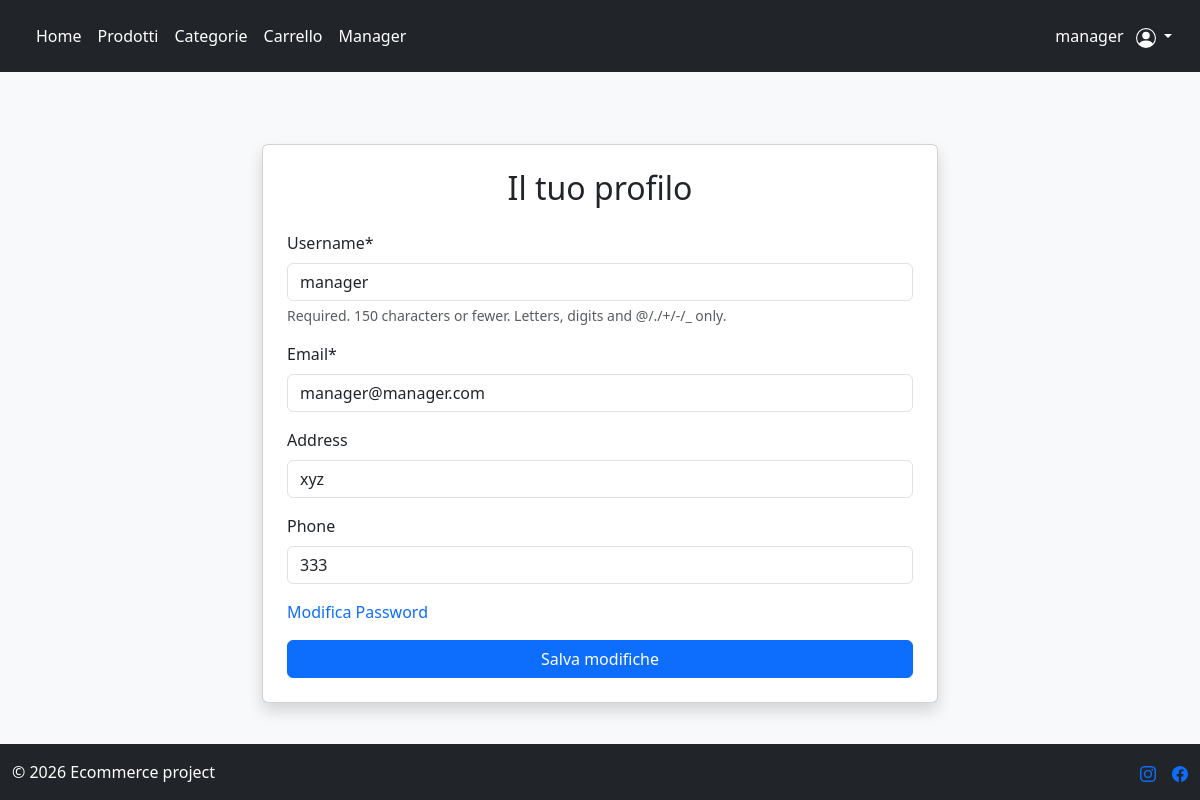
Screenshot of /account/profile/ (signed in) with the database file from the repository.
### users/models.py (models this page shows)
class CustomUser(AbstractUser):
    email = models.EmailField(blank=False, null=False) #ridefinisco il campo email di abstractuser per renderlo obbligatorio
    address = models.CharField(max_length=255, blank=True)
    phone = models.CharField(max_length=20, blank=True)
    def is_manager(self):
            return self.groups.filter(name="Manager").exists()

### users/views.py (the view, shortened to what this page needs)
# urls.py: path("profile/", ProfileUpdateView.as_view(), name="edit_profile"),
class ProfileUpdateView(LoginRequiredMixin, UpdateView):
    model = CustomUser
    form_class = CustomUserChangeForm
    success_url = reverse_lazy("edit_profile")
    template_name = "edit_profile.html"
    def get_object(self):
        return self.request.user

### users/forms.py
class CustomUserChangeForm(UserChangeForm):
    password = None
    class Meta:
        model = CustomUser
        fields = (
            "username",
            "email",
            "address",
            "phone",
            )

### templates/edit_profile.html (shortened to what this page needs)
{% extends "base.html" %}
{% load crispy_forms_tags %}
{% block content %}
<div class="container mt-5" style="max-width: 700px;">
    <div class="card shadow p-4">
        <h2 class="mb-4 text-center">Il tuo profilo</h2>
        <form method="post">
            {{ form|crispy }}
            <a class="text-decoration-none" href="{% url 'password_change' %}">Modifica Password</a>
            <button class="btn btn-primary w-100 mt-3">
                Salva modifiche
            </button>
        </form>
    </div>
</div>
{% endblock %}

### templates/base.html (shortened to what this page needs)
<!DOCTYPE html>
<html lang="it">
<head>
    <link href="https://cdn.jsdelivr.net/npm/bootstrap@5.3.8/dist/css/bootstrap.min.css" rel="stylesheet">
</head>
<body class="d-flex flex-column min-vh-100">
    <header class="p-3 text-bg-dark">
        <div class="container-fluid">
            <div class="d-flex flex-wrap align-items-center justify-content-center justify-content-lg-start">
                <ul class="nav col-12 col-lg-auto me-lg-auto mb-2 justify-content-center mb-md-0">
                    <li><a href="{% url "home" %}" class="nav-link px-2 text-white">Home</a></li>
                    <li><a href="{% url "product_list" %}" class="nav-link px-2 text-white">Prodotti</a></li>
                    <li><a href="{% url "tag_list" %}" class="nav-link px-2 text-white">Categorie</a></li>
                    <li><a href="{% url "cart_view" %}" class="nav-link px-2 text-white">Carrello</a></li>
                    {% if request.user.is_manager %}
                        <li><a href="{% url "manager" %}" class="nav-link px-2 text-white">Manager</a></li>
                    {% endif %}
                </ul>
                <div class="text-end">
                    {% if request.user.is_authenticated %}
                        <div class="dropdown text-end">
                            <a href="#" style="color: #FFF;" class="d-block text-decoration-none dropdown-toggle" data-bs-toggle="dropdown" aria-expanded="false">
                                {{ request.user.username }}
                            </a>
                        </div>
                    {% endif %}
                </div>
            </div>
        </div>
    </header>
    <main class="flex-grow-1 p-4 bg-body-tertiary">
    {% block content %}
    {% endblock content %}
    </main>
    <div class="container-fluid text-bg-dark">
        <footer class="d-flex flex-wrap justify-content-between align-items-center py-3">
            <div class="col-md-4 d-flex align-items-center">
                <span class="mb-3 mb-md-0 text-body-primary">© 2026 Ecommerce project</span>
            </div>
            <ul class="nav col-md-4 justify-content-end list-unstyled d-flex">
                <li class="ms-3">
                    <a class="text-body-primary" href="#" aria-label="Instagram">
                    </a>
                </li>
                <li class="ms-3">
                    <a class="text-body-primary" href="#" aria-label="Facebook">
                    </a>
                </li>
            </ul>
        </footer>
    </div>
</body>
</html>

### rows the page displays
CustomUser: user.username "manager", username "manager", email "manager@manager.com", address "xyz", phone "333"
